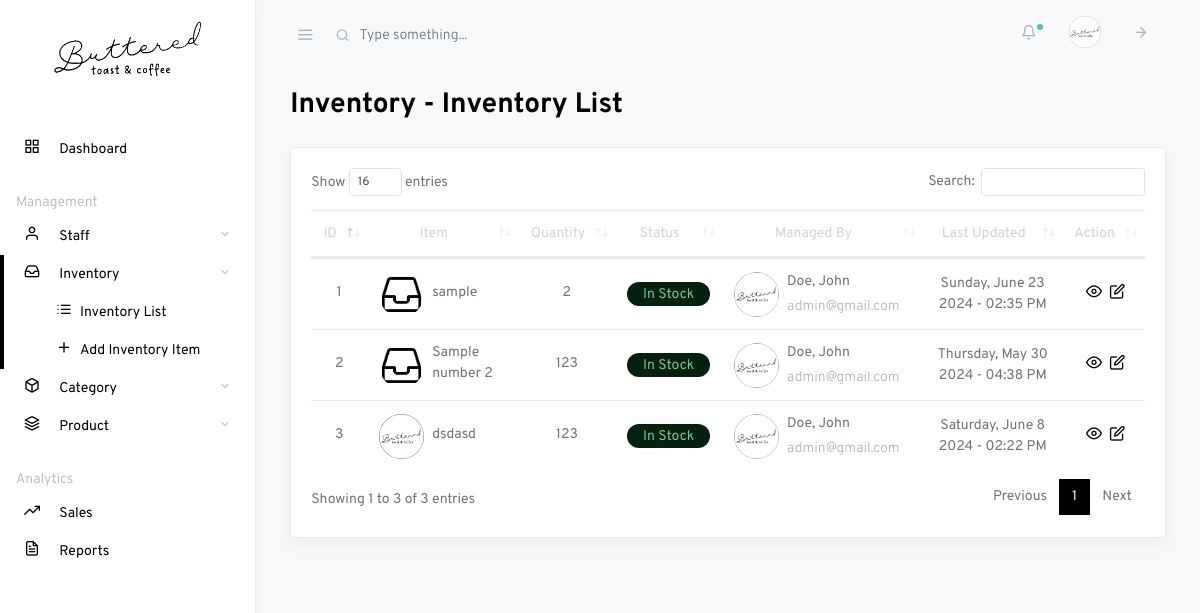
The app's page /owner-inventory-list.php (signed in), older data.
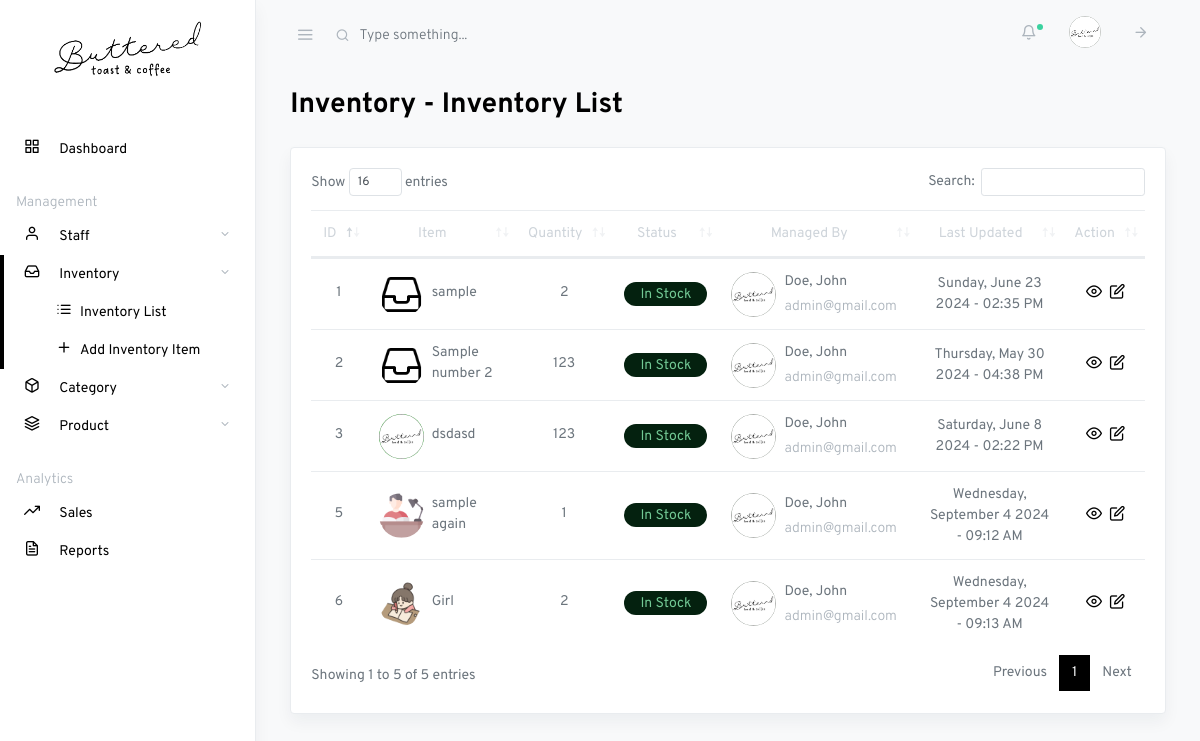
The same page, newer data.
### tables this page shows
CREATE TABLE `inventory` (
  `inventory_id` int(11) NOT NULL,
  `owner_id` int(11) NOT NULL,
  `item` text NOT NULL,
  `quantity` int(11) NOT NULL,
  `status` int(1) NOT NULL,
  `photo` text NOT NULL,
  `last_updated` timestamp(6) NOT NULL DEFAULT current_timestamp(6) ON UPDATE current_timestamp(6)
);

CREATE TABLE `owner` (
  `owner_id` int(11) NOT NULL,
  `username` varchar(50) NOT NULL,
  `password` varchar(255) NOT NULL,
  `email` text NOT NULL,
  `firstname` text NOT NULL,
  `lastname` text NOT NULL,
  `contact_number` text NOT NULL,
  `photo` text NOT NULL,
  `account_created` timestamp(6) NOT NULL DEFAULT current_timestamp(6) ON UPDATE current_timestamp(6)
);

### owner-inventory-list.php (the view, shortened to what the changed rows need)
<!DOCTYPE html>
<html lang="en">
<head>
    <?php include 'partials/header.php'; ?>
    <link rel="stylesheet" href="css/dataTables.bootstrap4.css">
</head>
<body class="vertical  light">
    <div class="wrapper">
        <?php include 'partials/owner-navbar.php'; ?>
        <main role="main" class="main-content">
            <div class="container-fluid">
                <div class="row justify-content-center">
                    <div class="col-12">
                        <h2 class="page-title">Inventory - Inventory List</h2>
                        <div class="row my-4">
                            <div class="col-md-12">
                                <div class="card shadow">
                                    <div class="card-body">
                                        <table class="table datatables" id="dataTable-1">
                                            <thead>
                                                <tr class="text-center">
                                                    <th>ID</th>
                                                    <th>Item</th>
                                                    <th>Quantity</th>
                                                    <th>Status</th>
                                                    <th>Managed By</th>
                                                    <th>Last Updated</th>
                                                    <th>Action</th>
                                                </tr>
                                            </thead>
                                            <tbody>
                                                <?php
                                                $sql1 = "SELECT * FROM inventory";
                                                $r = mysqli_query($link, $sql1);
                                                if ($r->num_rows > 0) {
                                                    while ($row1 = mysqli_fetch_assoc($r)) {
                                                        $owner_id = $row1['owner_id'];
                                                        $sql3 = "SELECT * FROM owner WHERE owner_id = $owner_id";
                                                        $result3 = mysqli_query($link, $sql3);
                                                        $row3 = mysqli_fetch_assoc($result3);
                                                        ?>
                                                        <tr class="text-center">
                                                            <td>
                                                                <p class="fw-normal mb-1">
                                                                    <?php echo $row1['inventory_id']; ?>
                                                                </p>
                                                            </td>
                                                            <td>
                                                                <div class="d-flex align-items-center">
                                                                    <img src="storage/inventory/<?php if ($row1["photo"] != "") {
                                                                        echo $row1["photo"];
                                                                    } else {
                                                                        echo 'default_image.png';
                                                                    } ?>" alt="" style="width: 45px; height: 45px"
                                                                        class="rounded-circle" />
                                                                    <div class="ms-3 text-left mx-2">
                                                                        <p class="fw-bold mb-1">
                                                                            <?php echo $row1['item']; ?>
                                                                        </p>
                                                                    </div>
                                                                </div>
                                                            </td>
                                                            <td>
                                                                <p class="fw-normal mb-1">
                                                                    <?php echo $row1['quantity']; ?>
                                                                </p>
                                                            </td>
                                                            <td>
                                                                <?php if ($row1['status'] == 0) {
                                                                    echo '<span class="badge badge-success rounded-pill d-inline px-3">In Stock</span>';
                                                                } elseif ($row1['status'] == 1) {
                                                                    echo '<span class="badge badge-warning rounded-pill d-inline px-3">Low Stock</span>';
                                                                } elseif ($row1['status'] == 2) {
                                                                    echo '<span class="badge badge-danger rounded-pill d-inline px-3">Out of Stock</span>';
                                                                } ?>
                                                            </td>
                                                            <td>
                                                                <div class="d-flex align-items-center">
                                                                    <img src="storage/profile/<?php if ($row3["photo"] != "") {
                                                                        echo $row3["photo"];
                                                                    } else {
                                                                        echo 'default_image.png';
                                                                    } ?>" alt="" style="width: 45px; height: 45px"
                                                                        class="rounded-circle" />
                                                                    <div class="ms-3 text-left mx-2">
                                                                        <p class="fw-bold mb-1">
                                                                            <?php echo $row3['lastname']; ?>,
                                                                            <?php echo $row3['firstname']; ?>
                                                                        </p>
                                                                        <p class="text-muted mb-0"><?php echo $row3['email']; ?>
                                                                        </p>
                                                                    </div>
                                                                </div>
                                                            </td>
                                                            <td>
                                                                <?php $formattedDate = date("l, F j Y - h:i A", strtotime($row1["last_updated"]));
                                                                echo $formattedDate; ?>
                                                            </td>
                                                            <td>
                                                                <div class="d-inline">
                                                                    <a class="ml-1 action-icon" href="#" data-toggle="modal"
                                                                        type="button"
                                                                        data-target="#view-inventory-<?php echo $row1['inventory_id'] ?>">
                                                                        <i class="fe fe-eye fe-16"></i>
                                                                    </a>
                                                                    <a class="ml-1 action-icon" href="#" data-toggle="modal"
                                                                        type="button"
                                                                        data-target="#edit-inventory-<?php echo $row1['inventory_id'] ?>">
                                                                        <i class="fe fe-edit fe-16"></i>
                                                                    </a>
                                                                </div>
                                                            </td>
                                                        </tr>
                                                        <?php
                                                    }
                                                }
                                                ?>
                                            </tbody>
                                        </table>
                                    </div>
                                </div>
                            </div>
                        </div>
                    </div>
                </div>
            </div>
        </main>
    </div>
</body>
</html>

Row changes from the older to the newer data that the page shows:
added inventory: inventory_id "5", photo (picture), item "sample again", quantity "1", status "In Stock", owner.photo (picture), owner.lastname "Doe", owner.firstname "John", owner.email "admin@gmail.com", last_updated "Wednesday, September 4 2024 - 09:12 AM"
added inventory: inventory_id "6", photo (picture), item "Girl", quantity "2", status "In Stock", owner.photo (picture), owner.lastname "Doe", owner.firstname "John", owner.email "admin@gmail.com", last_updated "Wednesday, September 4 2024 - 09:13 AM"
Text that changed along with them:
text written by a page script: "Show entries Search: Showing 1 to 3 of 3 entries Previous 1 Next" → "Show entries Search: Showing 1 to 5 of 5 entries Previous 1 Next"
